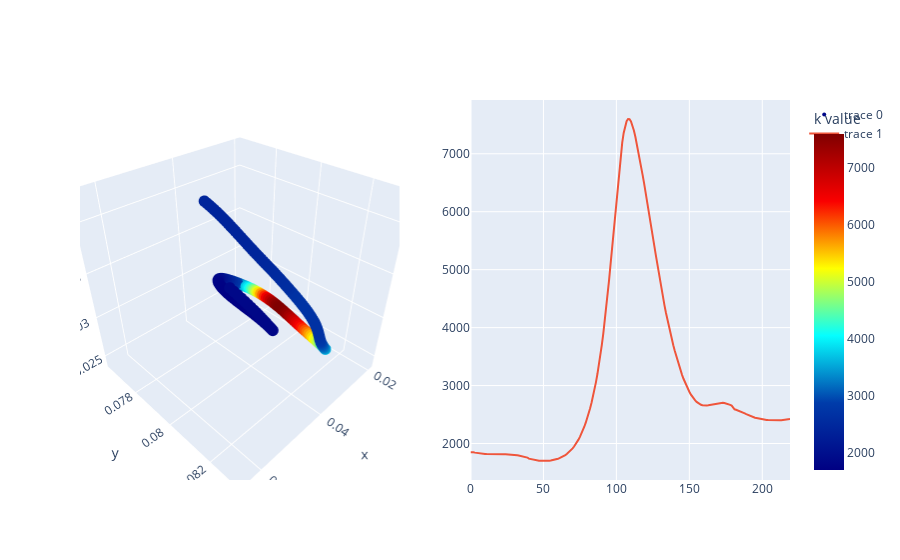

Here is the notebook cell this chart was saved with:
### Code cell
fig = go.Figure()
make_fig_kappa(fig, k_ce, chasee_com_smooth[1:])
# fig.show()

### Figure 1 — Plotly figure (JSON) as saved in the notebook; plotly's stock layout.template omitted (floating-point values rounded to 4 significant figures; data arrays with more than 128 entries replaced by an {"elided": "..."} marker saying what was removed)
{"data": [{"marker": {"color": {"elided": "220 float values"}, "colorbar": {"title": {"text": "k value"}}, "colorscale": [[0, "rgb(0,0,131)"], [0.2, "rgb(0,60,170)"], [0.4, "rgb(5,255,255)"], [0.6, "rgb(255,255,0)"], [0.8, "rgb(250,0,0)"], [1, "rgb(128,0,0)"]], "size": 4}, "mode": "markers", "scene": "scene", "type": "scatter3d", "x": {"elided": "220 float values"}, "y": {"elided": "220 float values"}, "z": {"elided": "220 float values"}}, {"mode": "lines", "type": "scatter", "x": {"elided": "220 int values"}, "xaxis": "x", "y": {"elided": "220 float values"}, "yaxis": "y"}], "layout": {"scene": {"domain": {"x": [0, 0.45], "y": [0, 1]}}, "xaxis": {"anchor": "y", "domain": [0.55, 1]}, "yaxis": {"anchor": "x", "domain": [0, 1]}}}
